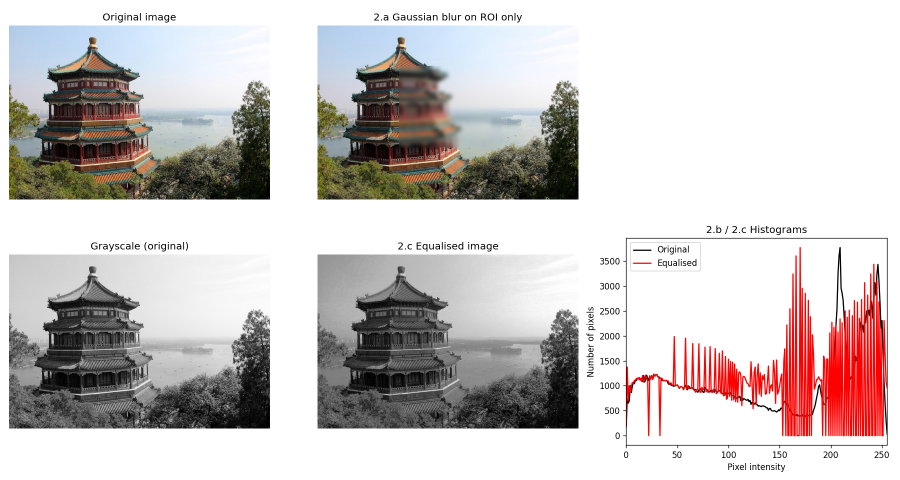
#> input picture sample.jpg, 1800 x 960 px (shown at 1/2 size)
$ python exercise6.py
#> lines starting #> are read from the running program, lines starting #| are printed output that depends on the picture
"""
Exercise 6: Image Segmentation Using K-means Clustering (OpenCV)
"""
import os
import cv2
import numpy as np
import matplotlib
matplotlib.use("TkAgg")
import matplotlib.pyplot as plt

SCRIPT_DIR = os.path.dirname(os.path.abspath(__file__))
IMAGE_FILE = os.path.join(SCRIPT_DIR, "sample.jpg")  # replace with your own color photo
cv2.setRNGSeed(42)

# If no image is available, use the sample photo bundled with scikit-learn
if not os.path.exists(IMAGE_FILE):
    from sklearn.datasets import load_sample_image
    cv2.imwrite(IMAGE_FILE, cv2.cvtColor(load_sample_image("china.jpg"), cv2.COLOR_RGB2BGR))

# =====================================================
# 6.a  Load the image and reshape the pixels for clustering
# =====================================================
img = cv2.imread(IMAGE_FILE)
#> img is the input picture: shape (960, 1800, 3); mean B, G, R 197.1, 198, 204.7
if img is None:
    raise FileNotFoundError("Image not found: check the file path.")

# Resize very large images so that K-means stays fast
max_side = 800
scale = max_side / max(img.shape[:2])
#> scale = 0.444
if scale < 1:
    img = cv2.resize(img, None, fx=scale, fy=scale, interpolation=cv2.INTER_AREA)
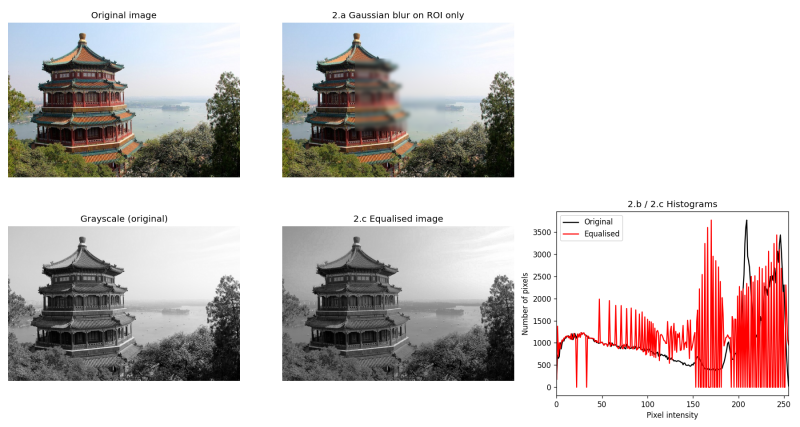
#> img: shape (427, 800, 3); mean B, G, R 197.1, 198.1, 204.7

h, w, ch = img.shape
#> h = 427; w = 800; ch = 3
pixels = img.reshape((-1, 3))              # (H, W, 3) -> (H*W, 3): one row per pixel (B, G, R)
pixels = np.float32(pixels)                # cv2.kmeans needs float32
print(f"Image: {w}x{h} pixels  ->  data matrix shape: {pixels.shape}")
#| Image: 800x427 pixels  ->  data matrix shape: (341600, 3)


# =====================================================
# 6.b  K-means segmentation
# =====================================================
def segment_kmeans(pixels, k):
#> called with pixels = array of shape (341600, 3), k = 4
    criteria = (cv2.TERM_CRITERIA_EPS + cv2.TERM_CRITERIA_MAX_ITER, 100, 0.2)
    compactness, labels, centers = cv2.kmeans(
        pixels, k, None, criteria, attempts=10, flags=cv2.KMEANS_PP_CENTERS)
#> compactness = 446633967; centers = [[251.1, 249.5, 248.5], [53.61, 62.01, 65.17], [153.1, 156.8, 163.8], [35.17, 35.95, 251.4]]
    centers = np.uint8(centers)                    # cluster colours (B, G, R)
#> centers = [[251, 249, 248], [53, 62, 65], [153, 156, 163], [35, 35, 251]]
    segmented = centers[labels.flatten()]          # replace every pixel by its cluster colour
    segmented = segmented.reshape((h, w, 3))       # back to the image shape
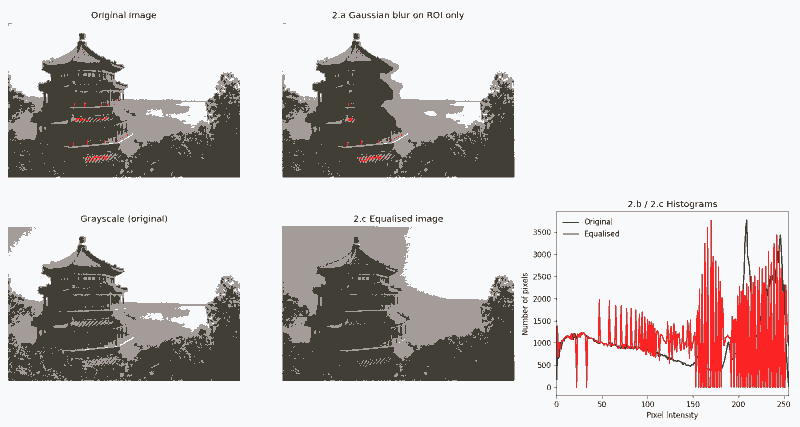
#> segmented: shape (427, 800, 3); mean of channels 0, 1, 2 197.3, 198, 204.6; drawn as B, G, R
    return segmented, labels.flatten(), centers, compactness


seg4, labels4, centers4, comp4 = segment_kmeans(pixels, 4)
#> centers4 has the same summary as centers in segment_kmeans; comp4 = 446633967
cv2.imwrite(os.path.join(SCRIPT_DIR, "segmented_k4.png"), seg4)

# =====================================================
# 6.d  Repeat with six clusters
# =====================================================
seg6, labels6, centers6, comp6 = segment_kmeans(pixels, 6)
#> call 2 of segment_kmeans, with pixels = array of shape (341600, 3), k = 6
#> in segment_kmeans (call 2), `compactness, labels, centers = cv2.kmeans( pixels, k, None, criteria, ..`: compactness = 186058424.4; centers = [[254.4, 253.8, 253.5], [77.27, 89.3, 93.88], [215, 208.7, 204.8], [34.36, 34.38, 253], [30.53, 34.62, 36.58], [141, 145.9, 156.6]]
#> in segment_kmeans (call 2), `centers = np.uint8(centers)`: centers = [[254, 253, 253], [77, 89, 93], [214, 208, 204], [34, 34, 252], [30, 34, 36], [141, 145, 156]]
#> in segment_kmeans (call 2), `segmented = segmented.reshape((h, w, 3))`:
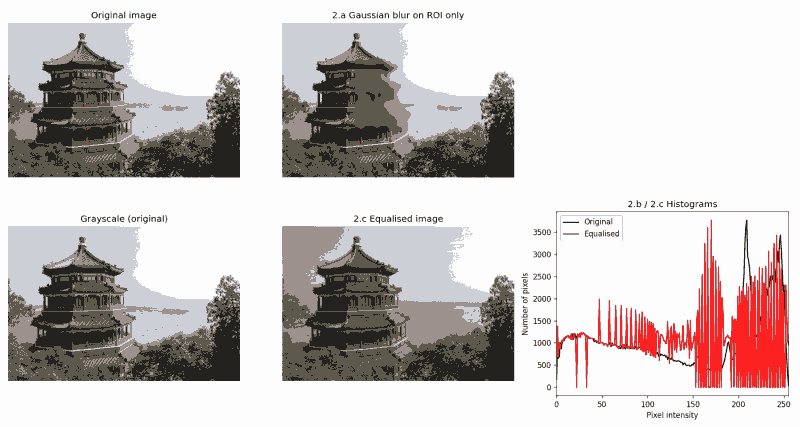
#> segmented: shape (427, 800, 3); mean of channels 0, 1, 2 197, 197.7, 204.5; drawn as B, G, R
#> centers6 has the same summary as centers in segment_kmeans; comp6 = 186058424.4
cv2.imwrite(os.path.join(SCRIPT_DIR, "segmented_k6.png"), seg6)

for k, labels, centers, comp in [(4, labels4, centers4, comp4), (6, labels6, centers6, comp6)]:
    print(f"\nK = {k}  | compactness (sum of squared distances) = {comp:,.0f}"
          f"  | mean error per pixel = {np.sqrt(comp / len(pixels)):.1f}")
    for i, c in enumerate(centers):
        share = np.mean(labels == i) * 100
        print(f"  cluster {i}: BGR = {c.tolist()}  -> {share:5.1f} % of the pixels")
#> this loop made 2 passes
#> (k, comp) on passes 1 to 2: (4, 446633967), (6, 186058424.4)
#| K = 4  | compactness (sum of squared distances) = 446,633,967  | mean error per pixel = 36.2
#|   cluster 0: BGR = [251, 249, 248]  ->  67.7 % of the pixels
#|   cluster 1: BGR = [53, 62, 65]  ->  18.8 % of the pixels
#|   cluster 2: BGR = [153, 156, 163]  ->  10.7 % of the pixels
#|   cluster 3: BGR = [35, 35, 251]  ->   2.8 % of the pixels
#| K = 6  | compactness (sum of squared distances) = 186,058,424  | mean error per pixel = 23.3
#|   cluster 0: BGR = [254, 253, 253]  ->  59.9 % of the pixels
#|   cluster 1: BGR = [77, 89, 93]  ->  11.0 % of the pixels
#|   cluster 2: BGR = [214, 208, 204]  ->  11.1 % of the pixels
#|   cluster 3: BGR = [34, 34, 252]  ->   2.7 % of the pixels
#> (further printed lines are left out)
print("\nObservation: K = 6 represents the image with more color clusters than K = 4.")
print("The clusters represent color groups, not necessarily separate physical objects.")
if comp6 < comp4:
    print(f"Compactness decreases by {comp4 - comp6:,.0f} when increasing K from 4 to 6.")
#| Compactness decreases by 260,575,543 when increasing K from 4 to 6.


# =====================================================
# 6.c  Display the original image next to the segmented images
# =====================================================
def palette_bar(centers, labels):
    """A colour bar whose widths are proportional to the share of each cluster."""
    bar = np.zeros((40, 600, 3), np.uint8)
#> bar: shape (40, 600, 3); every value is 0
    counts = np.bincount(labels, minlength=len(centers))
#> counts = [231309, 64072, 36709, 9510]
    order = np.argsort(-counts)
#> order = [0, 1, 2, 3]
    boundaries = np.rint(np.cumsum(counts[order] / counts.sum() * bar.shape[1])).astype(int)
#> boundaries = [406, 519, 583, 600]
    start = 0
    for cluster, end in zip(order, boundaries):
        bar[:, start:end] = centers[cluster]
        start = end
#> this loop made 4 passes
#> (end, start) on passes 1 to 4: (406, 406), (519, 519), (583, 583), (600, 600)
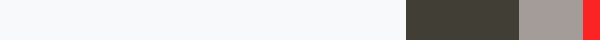
#> bar: shape (40, 600, 3); mean of channels 0, 1, 2 197.1, 197.8, 204.6; drawn as B, G, R
    return bar


fig = plt.figure(figsize=(16, 7))
fig.canvas.manager.set_window_title("Exercise 6 - K-means Image Segmentation")
gs = fig.add_gridspec(2, 3, height_ratios=[10, 1])
ax = [fig.add_subplot(gs[0, i]) for i in range(3)]
bars = [fig.add_subplot(gs[1, i]) for i in range(3)]

ax[0].imshow(cv2.cvtColor(img, cv2.COLOR_BGR2RGB)); ax[0].set_title("Original")
ax[1].imshow(cv2.cvtColor(seg4, cv2.COLOR_BGR2RGB)); ax[1].set_title("K-means, K = 4")
ax[2].imshow(cv2.cvtColor(seg6, cv2.COLOR_BGR2RGB)); ax[2].set_title("K-means, K = 6")
bars[1].imshow(cv2.cvtColor(palette_bar(centers4, labels4), cv2.COLOR_BGR2RGB))
bars[2].imshow(cv2.cvtColor(palette_bar(centers6, labels6), cv2.COLOR_BGR2RGB))
#> in palette_bar (call 2), `counts = np.bincount(labels, minlength=len(centers))`: counts = [204690, 37712, 37952, 9278, 30251, 21717]
#> in palette_bar (call 2), `order = np.argsort(-counts)`: order = [0, 2, 1, 4, 5, 3]
#> in palette_bar (call 2), `boundaries = np.rint(np.cumsum(counts[order] / counts.sum() * bar.shap..`: boundaries = [360, 426, 492, 546, 584, 600]
#> the loop in palette_bar (call 2), `for cluster, end in zip(order, boundaries):` made 6 passes
#> (cluster, end, start) on passes 1 to 6: (0, 360, 360), (2, 426, 426), (1, 492, 492), (4, 546, 546), (5, 584, 584), (3, 600, 600)
#> after the loop in palette_bar (call 2), `for cluster, end in zip(order, boundaries):`:
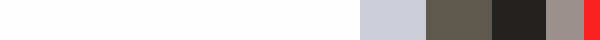
#> bar: shape (40, 600, 3); mean of channels 0, 1, 2 196.9, 197.6, 204.3; drawn as B, G, R
bars[0].axis("off")
for a in ax + bars:
    a.set_xticks([]); a.set_yticks([])
plt.tight_layout()
plt.savefig(os.path.join(SCRIPT_DIR, "exercise6_results.png"), dpi=110)
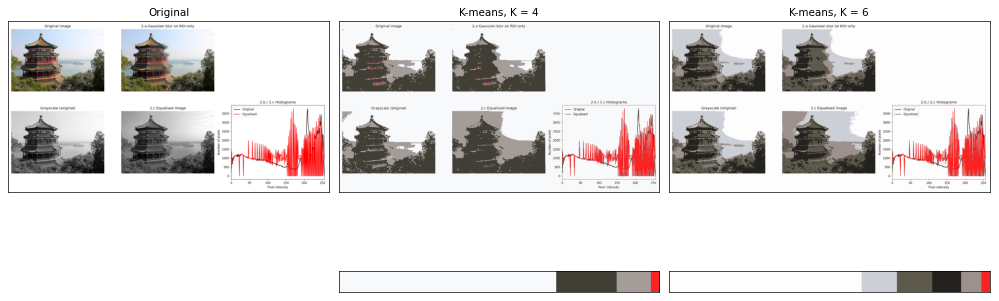
#> figure drawn by matplotlib, 5 panels
plt.show(block=True)

$ run again, with faces.jpg copied over sample.jpg
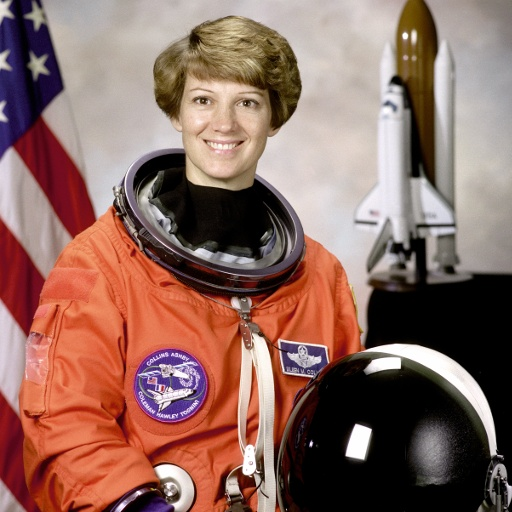
#> input picture faces.jpg, 512 x 512 px
#> img is the input picture: shape (512, 512, 3); mean B, G, R 96.5, 105.8, 141.5
#| Image: 512x512 pixels  ->  data matrix shape: (262144, 3)
#> in segment_kmeans, `compactness, labels, centers = cv2.kmeans( pixels, k, None, criteria, ..`: compactness = 517594710.6; centers = [[186.4, 190.4, 201.2], [6.51, 5.88, 11.67], [44.19, 50.07, 106.5], [80.07, 109.3, 195.9]]
#> in segment_kmeans, `centers = np.uint8(centers)`: centers = [[186, 190, 201], [6, 5, 11], [44, 50, 106], [80, 109, 195]]
#> centers4 has the same summary as centers in segment_kmeans; comp4 = 517594710.6
#> in segment_kmeans (call 2), `compactness, labels, centers = cv2.kmeans( pixels, k, None, criteria, ..`: compactness = 285267112.3; centers = [[206.5, 208.8, 218.6], [103, 105.5, 123.7], [28.13, 38.54, 105.4], [65.28, 101.7, 215.7], [6.77, 5.57, 10.79], [163.1, 169.6, 182.7]]
#> in segment_kmeans (call 2), `centers = np.uint8(centers)`: centers = [[206, 208, 218], [102, 105, 123], [28, 38, 105], [65, 101, 215], [6, 5, 10], [163, 169, 182]]
#> in segment_kmeans (call 2), `segmented = segmented.reshape((h, w, 3))`:
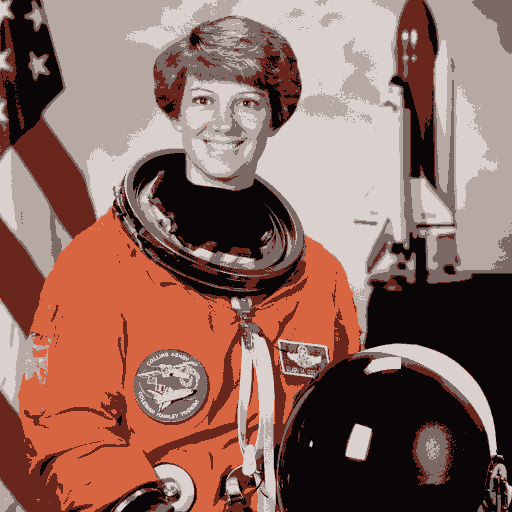
#> segmented: shape (512, 512, 3); mean of channels 0, 1, 2 96, 105.2, 140.9; drawn as B, G, R
#> centers6 has the same summary as centers in segment_kmeans; comp6 = 285267112.3
#> the loop `for k, labels, centers, comp in [(4, labels4, centers4, comp4), (6, la..` made 2 passes
#> (k, centers, comp) on pass 1: (4, [[186, 190, 201], [6, 5, 11], [44, 50, 106], [80, 109, 195]], 517594710.6)
#> (printed output is left out)
#| Compactness decreases by 232,327,598 when increasing K from 4 to 6.
#> counts = [95845, 58193, 45102, 63004]
#> order = [0, 3, 1, 2]
#> boundaries = [219, 364, 497, 600]
#> the loop in palette_bar, `for cluster, end in zip(order, boundaries):` made 4 passes
#> (cluster, end, start) on passes 1 to 4: (0, 219, 219), (3, 364, 364), (1, 497, 497), (2, 600, 600)
#> counts = [48472, 25628, 34410, 45319, 57300, 51015]
#> order = [4, 5, 0, 3, 2, 1]
#> boundaries = [131, 248, 359, 463, 541, 600]
#> the loop in palette_bar (call 2), `for cluster, end in zip(order, boundaries):` made 6 passes
#> (cluster, end, start) on passes 1 to 6: (4, 131, 131), (5, 248, 248), (0, 359, 359), (3, 463, 463), (2, 541, 541), (1, 600, 600)
#> after the loop in palette_bar (call 2), `for cluster, end in zip(order, boundaries):`:
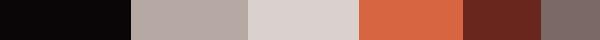
#> bar: shape (40, 600, 3); mean of channels 0, 1, 2 96.1, 105.3, 141; drawn as B, G, R
